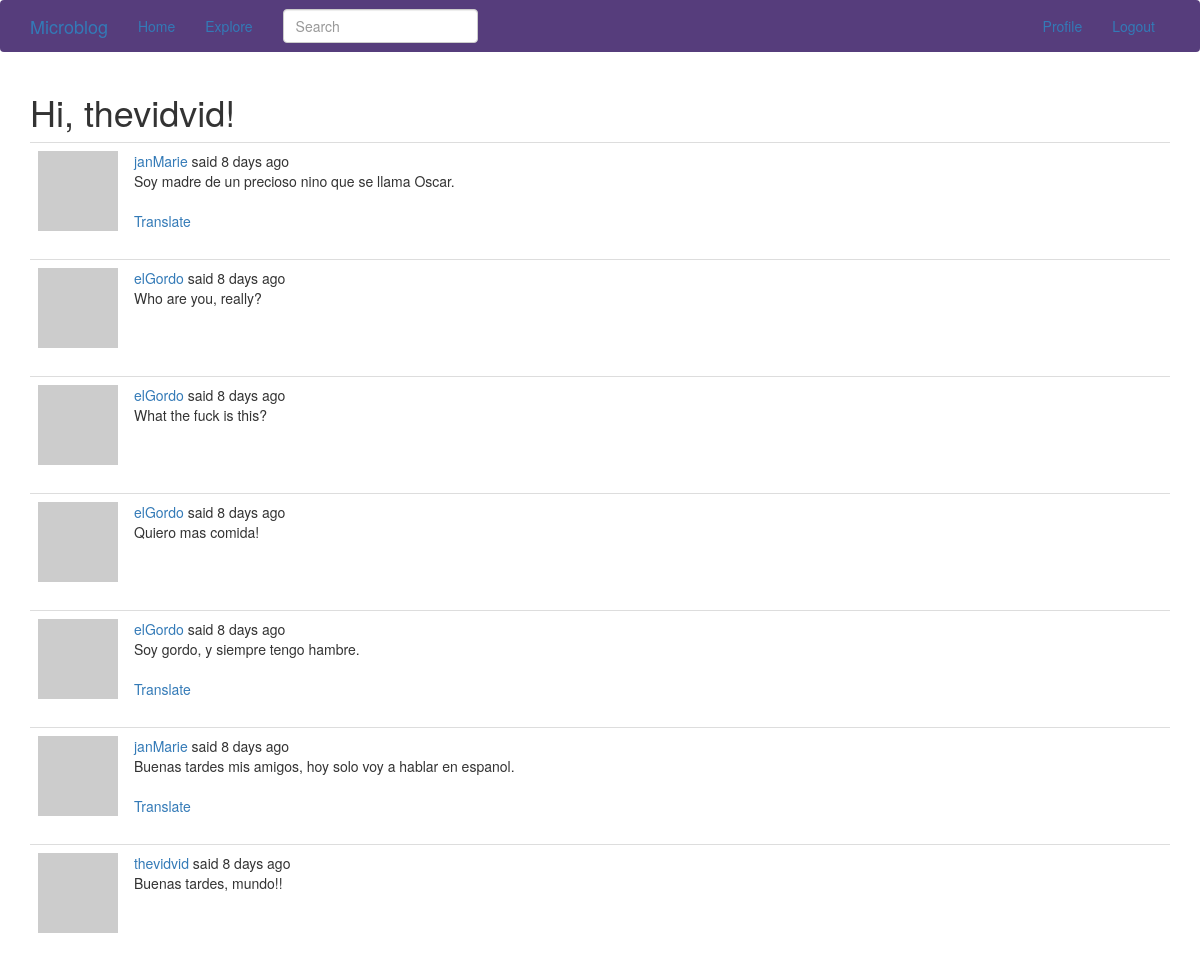
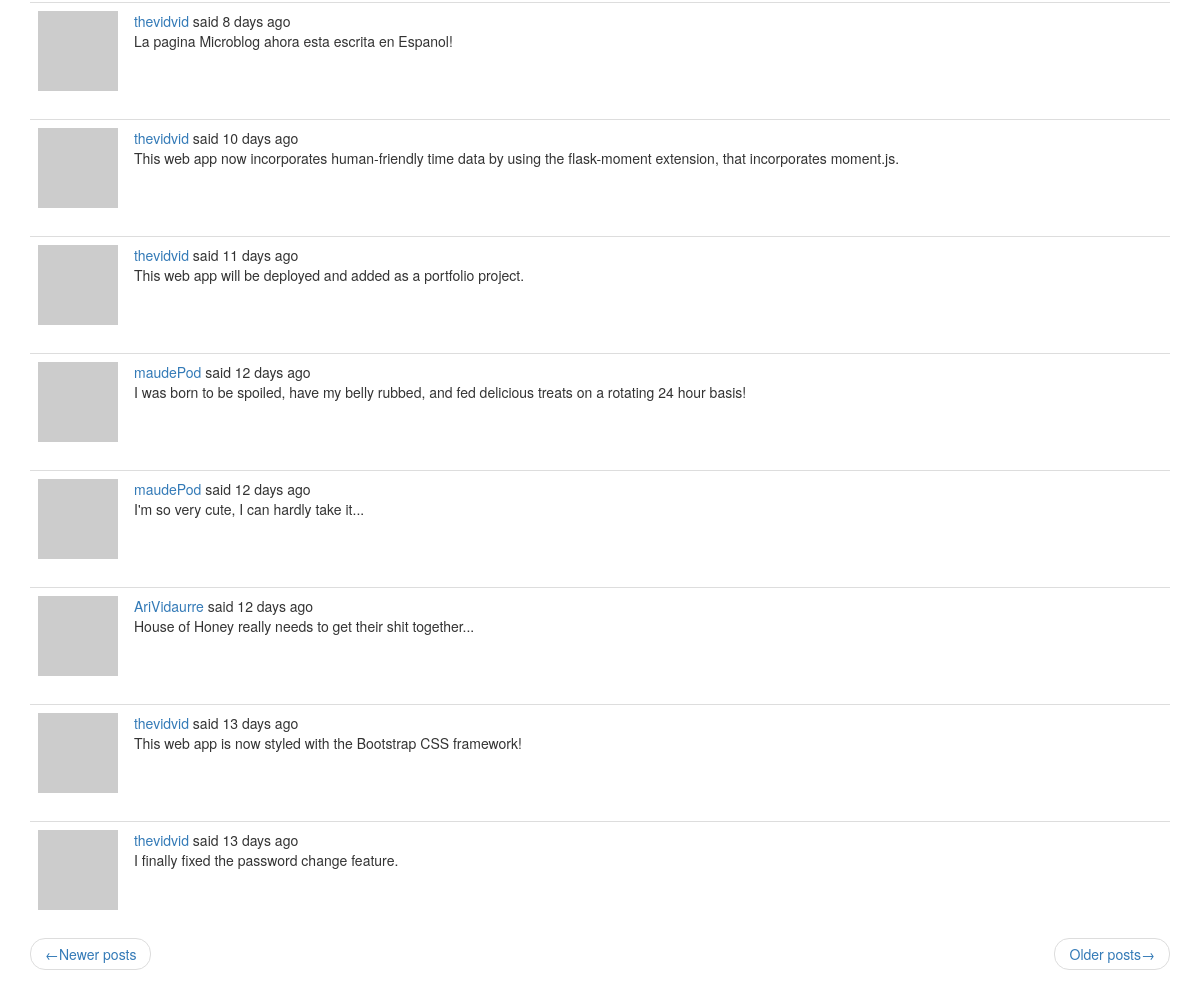
/explore?page=3 (signed in), run on the app's committed database (2 pictures, top to bottom).
### app/models.py (models this page shows, shortened)
class User(UserMixin, db.Model):
    id = db.Column(db.Integer, primary_key=True)
    username = db.Column(db.String(64), index=True, unique=True)
    email = db.Column(db.String(120), index=True, unique=True)
    password_hash = db.Column(db.String(128))
    posts = db.relationship('Post', backref='author', lazy='dynamic')
    about_me = db.Column(db.String(140))
    last_seen = db.Column(db.DateTime, default=datetime.utcnow)
    followed = db.relationship(
        'User', secondary=followers,
        primaryjoin=(followers.c.follower_id == id),
        secondaryjoin=(followers.c.followed_id == id),
        backref=db.backref('followers', lazy='dynamic'), lazy='dynamic')
    def avatar(self, size):
        digest = md5(self.email.lower().encode('utf-8')).hexdigest()
        return 'https://www.gravatar.com/avatar/{}?d=identicon&s={}'.format(
            digest, size)

class SearchableMixin(object):
    @classmethod
    def before_commit(cls, session):
        session._changes = {
            'add': list(session.new),
            'update': list(session.dirty),
            'delete': list(session.deleted)
        }
    @classmethod
    def after_commit(cls, session):
        for obj in session._changes['add']:
            if isinstance(obj, SearchableMixin):
                add_to_index(obj.__tablename__, obj)
        for obj in session._changes['update']:
            if isinstance(obj, SearchableMixin):
                add_to_index(obj.__tablename__, obj)
        for obj in session._changes['delete']:
            if isinstance(obj, SearchableMixin):
                remove_from_index(obj.__tablename__, obj)
        session._changes = None

class Post(SearchableMixin, db.Model):
    __searchable__ = ['body']
    id = db.Column(db.Integer, primary_key=True)
    body = db.Column(db.String(140))
    timestamp = db.Column(db.DateTime, index=True, default=datetime.utcnow)
    user_id = db.Column(db.Integer, db.ForeignKey('user.id'))
    language = db.Column(db.String(5))

### app/main/routes.py (the view)
@bp.route('/explore')
@login_required
def explore():
    page = request.args.get('page', 1, type=int)
    posts = Post.query.order_by(Post.timestamp.desc()).paginate(
        page, current_app.config['POSTS_PER_PAGE'], False)
    next_url = url_for('main.explore', page=posts.next_num) \
        if posts.has_next else None
    prev_url = url_for('main.explore', page=posts.prev_num) \
        if posts.has_prev else None
    return render_template('index.html', title=_('Explore'),
                           posts=posts.items, next_url=next_url,
                           prev_url=prev_url)

### app/main/forms.py
class SearchForm(FlaskForm):
    q = StringField(_l('Search'), validators=[DataRequired()])
    def __init__(self, *args, **kwargs):
        if 'formdata' not in kwargs:
            kwargs['formdata'] = request.args
        if 'csrf_enabled' not in kwargs:
            kwargs['csrf_enabled'] = False
        super(SearchForm, self).__init__(*args, **kwargs)

### app/main/routes.py (called while the page is built)
@bp.before_app_request
def before_request():
    if current_user.is_authenticated:
        current_user.last_seen = datetime.utcnow()
        db.session.commit()
        g.search_form = SearchForm()
    g.locale = str(get_locale())

### app/models.py (called while the page is built)
@login.user_loader
def load_user(id):
    return User.query.get(int(id))

### app/templates/index.html (shortened to what this page needs)
{% extends "base.html" %}
{% import 'bootstrap/wtf.html' as wtf %}
{% block app_content %}
  <h1>{{ _('Hi, %(username)s!', username=current_user.username) }}</h1>
  {% for post in posts %}
    {% include '_post.html' %}
  {% endfor %}
    <nav aria-label="...">
      <ul class="pager">
        <li class="previous{% if not prev_url %} disabled{% endif %}">
          <a href="{{ prev_url or '#' }}">
            <span aria-hidden="true">&larr;</span>{{ _('Newer posts') }}
          </a>
        </li>
        <li class="next{% if not next_url %} disabled{% endif %}">
          <a href="{{ next_url or '#' }}">
            {{ _('Older posts') }}<span aria-hidden="true">&rarr;</span>
          </a>
        </li>
      </ul>
    </nav>
{% endblock %}

### app/templates/_post.html (shortened to what this page needs)
<table class="table table-hover">
  <tr>
    <td width="70px">
        <a href="{{ url_for('main.user', username=post.author.username) }}">
            <img src="{{ post.author.avatar(70) }}" />
        </a>
    </td>
    <td>
      {{ _('%(username)s said %(when)s',
        username=user_link, when=moment(post.timestamp).fromNow()) }}
      <br>
      <span id="post{{ post.id }}">{{ post.body }}</span>
      {% if post.language and post.language != g.locale %}
        <br><br>
        <span id="translation{{ post.id }}">
          <a href="javascript:translate(
                    '#post{{ post.id }}',
                    '#translation{{ post.id }}',
                    '{{ post.language }}',
                    '{{ g.locale }}');">{{ _('Translate') }}</a>
        </span>
      {% endif %}
    </td>
  </tr>
</table>

### data on the page
Post: body "Soy madre de un precioso nino que se llama Oscar."
Post: body "Who are you, really?"
Post: body "What the fuck is this?"
Post: body "Quiero mas comida!"
Post: body "Soy gordo, y siempre tengo hambre."
Post: body "Buenas tardes mis amigos, hoy solo voy a hablar en espanol."
Post: body "Buenas tardes, mundo!!"
Post: body "La pagina Microblog ahora esta escrita en Espanol!"
Post: body "This web app now incorporates human-friendly time data by using the flask-moment extension, that incorporates moment.js."
Post: body "This web app will be deployed and added as a portfolio project."
Post: body "I was born to be spoiled, have my belly rubbed, and fed delicious treats on a rotating 24 hour basis!"
Post: body "I'm so very cute, I can hardly take it..."
Post: body "House of Honey really needs to get their shit together..."
Post: body "This web app is now styled with the Bootstrap CSS framework!"
Post: body "I finally fixed the password change feature."
